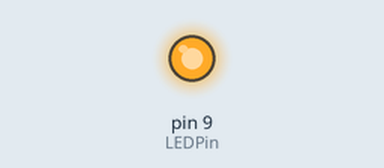
Bench run of a sketch on a simulated Arduino Uno, built with avr-gcc and run on an emulated ATmega328P. Shown: output pins drawn as LEDs (lit = HIGH).

Above: at 0.1 s.
Timing chart, 0 to 1.6 s (numbered marks = the images above):
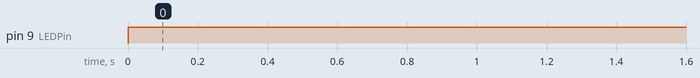

Measured:
- by itself, pin 9 (LEDPin): LOW → HIGH at 0.00 s

The sketch:

LEDAdjust.ino
```cpp
int potPin= A0;  //Declare potPin to be analog pin A0
int LEDPin= 9;  // Declare LEDPin to be arduino pin 9
int readValue;  // Use this variable to read Potentiometer
int writeValue; // Use this variable for writing to LED

void setup() {
  pinMode(LEDPin, OUTPUT); //set LEDPin to be an OUTPUT
  Serial.begin(9600); // turn on Serial Port
}

void loop() {

 //readValue = analogRead(potPin);  //Read the voltage on the Potentiometer
 //writeValue = (255./1023.) * readValue; //Calculate Write Value for LED
 analogWrite(LEDPin, 2000);      //Write to the LE

}
```
